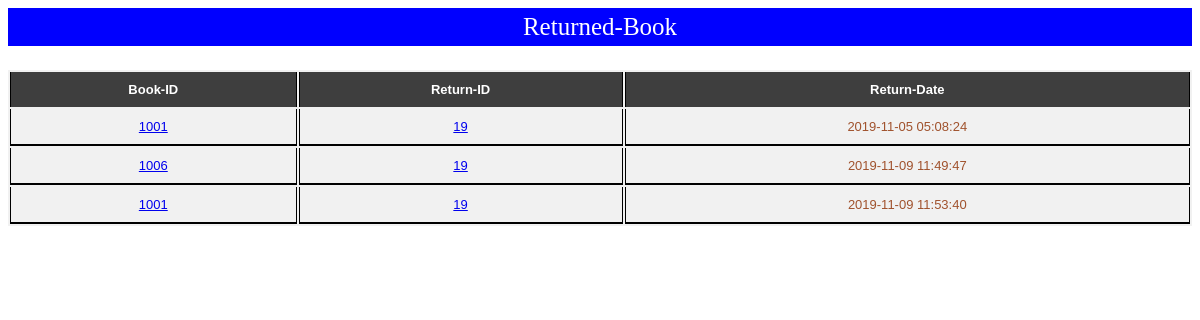
/returnedBooks.php, run on the app's committed database.
### tables this page shows
CREATE TABLE `borrow` (
  `bookId` int(4) NOT NULL,
  `issueId` int(3) NOT NULL,
  `issueDate` datetime NOT NULL,
  `returnBookId` int(4) NOT NULL,
  `returnId` int(3) NOT NULL,
  `returnDate` datetime NOT NULL
);

### returnedBooks.php (the view, shortened to what this page needs)
<?php
	include("../dbConfig.php");
	$query = "SELECT returnBookId,returnId,returnDate FROM borrow WHERE returnId > 0";
	$returnD1 = mysqli_query($con, $query);
?>
<!DOCTYPE html>
	<html>
	<head>
		<link rel="stylesheet" type="text/css" href="../../css/inputs.css">
		<link rel="stylesheet" type="text/css" href="../../css/title.css">
		<link rel="stylesheet" type="text/css" href="../../css/form.css">
		<link rel="stylesheet" type="text/css" href="../../css/table.css">
	</head>
	<body>
		<div class="title">Returned-Book</div>
		<table>
			<tr>
				<th>Book-ID</th>
				<th>Return-ID</th>
				<th>Return-Date</th>
			</tr>
				<?php
					while($res1 = mysqli_fetch_assoc($returnD1)){
					?>
					<tr>
						<td>
							<a href="adminPage.php?activity=bookDetails&selectedBookId=<?php echo $res1['returnBookId'] ; ?>"><?php echo $res1['returnBookId'] ; ?>
							</a>
						</td>
						<td>
							<a href="adminPage.php?activity=viewUserProfile&selectedMemberId=<?php echo $res1['returnId'] ; ?>"><?php echo $res1['returnId'] ; ?>
							</a>
						</td>
						<td><?php echo $res1['returnDate']; ?></td>
					</tr>
					<?php
				}
				?>
		</table>
	</body>
</html>

### title.css (style rules this page uses)
.title { border: none; padding: 5px 14px; text-align: center; font-size: 25px; color: white; background-color: blue; }

### table.css (style rules this page uses)
table { margin: 2% auto 3% auto; width: 100%; height: 0 auto; overflow: auto; background: #f1f1f1; }
table tr { width: 100%; }
table tr th { background: #3e3e3e; color: #fff !important; font-family: georgia; }
table tr th, table tr td { padding: 10px; color: #A0522D; font-family: arial; font-size: 13px; text-align: center; border-left: 1px solid black; border-right: 1px solid black; }
table tr td { border-bottom: 2px solid black; }

### data on the page
borrow: returnBookId "1001", returnId "19", returnDate "2019-11-05 05:08:24"
borrow: returnBookId "1006", returnId "19", returnDate "2019-11-09 11:49:47"
borrow: returnBookId "1001", returnId "19", returnDate "2019-11-09 11:53:40"
